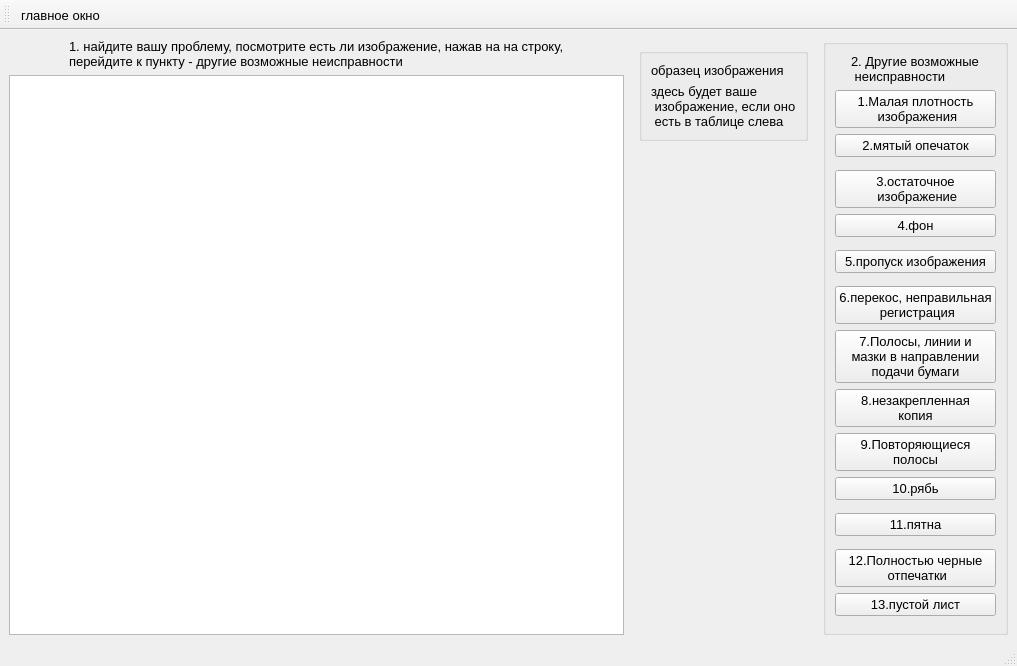
<?xml version="1.0" encoding="UTF-8"?>
<ui version="4.0">
 <class>mqualitu</class>
 <widget class="QMainWindow" name="mqualitu">
  <property name="geometry">
   <rect>
    <x>0</x>
    <y>0</y>
    <width>1017</width>
    <height>666</height>
   </rect>
  </property>
  <property name="font">
   <font>
    <pointsize>10</pointsize>
   </font>
  </property>
  <property name="windowTitle">
   <string>Некачественное изображение при дефекте лазерной печати</string>
  </property>
  <widget class="QWidget" name="centralwidget">
   <layout class="QGridLayout" name="gridLayout">
    <item row="0" column="0">
     <layout class="QHBoxLayout" name="horizontalLayout">
      <item>
       <layout class="QVBoxLayout" name="verticalLayout">
        <item alignment="Qt::AlignHCenter">
         <widget class="QLabel" name="label_2">
          <property name="midLineWidth">
           <number>2</number>
          </property>
          <property name="text">
           <string>1. найдите вашу проблему, посмотрите есть ли изображение, нажав на на строку, 
перейдите к пункту - другие возможные неисправности</string>
          </property>
         </widget>
        </item>
        <item>
         <widget class="QTableView" name="qualitypictures">
          <property name="font">
           <font>
            <pointsize>10</pointsize>
           </font>
          </property>
          <property name="midLineWidth">
           <number>1</number>
          </property>
          <property name="sizeAdjustPolicy">
           <enum>QAbstractScrollArea::AdjustToContents</enum>
          </property>
          <property name="autoScrollMargin">
           <number>16</number>
          </property>
          <property name="selectionBehavior">
           <enum>QAbstractItemView::SelectItems</enum>
          </property>
          <property name="verticalScrollMode">
           <enum>QAbstractItemView::ScrollPerItem</enum>
          </property>
          <attribute name="horizontalHeaderVisible">
           <bool>false</bool>
          </attribute>
          <attribute name="horizontalHeaderCascadingSectionResizes">
           <bool>true</bool>
          </attribute>
          <attribute name="horizontalHeaderDefaultSectionSize">
           <number>290</number>
          </attribute>
          <attribute name="horizontalHeaderHighlightSections">
           <bool>true</bool>
          </attribute>
          <attribute name="horizontalHeaderShowSortIndicator" stdset="0">
           <bool>false</bool>
          </attribute>
          <attribute name="horizontalHeaderStretchLastSection">
           <bool>true</bool>
          </attribute>
          <attribute name="verticalHeaderVisible">
           <bool>false</bool>
          </attribute>
          <attribute name="verticalHeaderCascadingSectionResizes">
           <bool>false</bool>
          </attribute>
          <attribute name="verticalHeaderDefaultSectionSize">
           <number>60</number>
          </attribute>
          <attribute name="verticalHeaderHighlightSections">
           <bool>false</bool>
          </attribute>
         </widget>
        </item>
       </layout>
      </item>
      <item alignment="Qt::AlignRight">
       <widget class="QWidget" name="widget" native="true">
        <layout class="QVBoxLayout" name="verticalLayout_3">
         <item alignment="Qt::AlignTop">
          <widget class="QGroupBox" name="verticalGroupBox">
           <layout class="QVBoxLayout" name="verticalLayout_4">
            <item>
             <widget class="QLabel" name="label_3">
              <property name="text">
               <string>образец изображения</string>
              </property>
             </widget>
            </item>
            <item>
             <widget class="QLabel" name="lpic_2">
              <property name="text">
               <string>здесь будет ваше
 изображение, если оно
 есть в таблице слева</string>
              </property>
             </widget>
            </item>
           </layout>
          </widget>
         </item>
        </layout>
       </widget>
      </item>
      <item>
       <widget class="QGroupBox" name="groupBox">
        <layout class="QVBoxLayout" name="verticalLayout_2">
         <item alignment="Qt::AlignHCenter|Qt::AlignTop">
          <widget class="QLabel" name="label_5">
           <property name="font">
            <font>
             <pointsize>10</pointsize>
            </font>
           </property>
           <property name="text">
            <string>2. Другие возможные
 неисправности</string>
           </property>
          </widget>
         </item>
         <item alignment="Qt::AlignTop">
          <widget class="QPushButton" name="densityimage">
           <property name="text">
            <string>1.Малая плотность
 изображения</string>
           </property>
           <property name="icon">
            <iconset>
             <normaloff>pic/qual/mp.jpg</normaloff>pic/qual/mp.jpg</iconset>
           </property>
          </widget>
         </item>
         <item alignment="Qt::AlignTop">
          <widget class="QPushButton" name="mytop">
           <property name="text">
            <string>2.мятый опечаток</string>
           </property>
          </widget>
         </item>
         <item alignment="Qt::AlignTop">
          <widget class="QPushButton" name="edgeimage">
           <property name="text">
            <string>3.остаточное
 изображение</string>
           </property>
           <property name="icon">
            <iconset>
             <normaloff>pic/qual/o.jpg</normaloff>pic/qual/o.jpg</iconset>
           </property>
          </widget>
         </item>
         <item alignment="Qt::AlignTop">
          <widget class="QPushButton" name="fon">
           <property name="text">
            <string>4.фон</string>
           </property>
           <property name="icon">
            <iconset>
             <normaloff>pic/qual/fon.jpg</normaloff>pic/qual/fon.jpg</iconset>
           </property>
          </widget>
         </item>
         <item alignment="Qt::AlignTop">
          <widget class="QPushButton" name="empty">
           <property name="text">
            <string>5.пропуск изображения</string>
           </property>
           <property name="icon">
            <iconset>
             <normaloff>pic/qual/pim.jpg</normaloff>pic/qual/pim.jpg</iconset>
           </property>
          </widget>
         </item>
         <item alignment="Qt::AlignTop">
          <widget class="QPushButton" name="skew">
           <property name="text">
            <string>6.перекос, неправильная
 регистрация</string>
           </property>
           <property name="icon">
            <iconset>
             <normaloff>pic/qual/per.jpg</normaloff>pic/qual/per.jpg</iconset>
           </property>
          </widget>
         </item>
         <item alignment="Qt::AlignTop">
          <widget class="QPushButton" name="stripdir">
           <property name="text">
            <string>7.Полосы, линии и
мазки в направлении
подачи бумаги</string>
           </property>
           <property name="icon">
            <iconset>
             <normaloff>pic/qual/pollin.jpg</normaloff>pic/qual/pollin.jpg</iconset>
           </property>
          </widget>
         </item>
         <item alignment="Qt::AlignTop">
          <widget class="QPushButton" name="notpinnecopi">
           <property name="text">
            <string>8.незакрепленная
копия</string>
           </property>
           <property name="icon">
            <iconset>
             <normaloff>pic/qual/nk.jpg</normaloff>pic/qual/nk.jpg</iconset>
           </property>
          </widget>
         </item>
         <item alignment="Qt::AlignTop">
          <widget class="QPushButton" name="gorizontline">
           <property name="text">
            <string>9.Повторяющиеся
полосы</string>
           </property>
           <property name="icon">
            <iconset>
             <normaloff>pic/qual/pollin.jpg</normaloff>pic/qual/pollin.jpg</iconset>
           </property>
          </widget>
         </item>
         <item alignment="Qt::AlignTop">
          <widget class="QPushButton" name="ribe">
           <property name="text">
            <string>10.рябь</string>
           </property>
           <property name="icon">
            <iconset>
             <normaloff>pic/qual/rab.jpg</normaloff>pic/qual/rab.jpg</iconset>
           </property>
          </widget>
         </item>
         <item alignment="Qt::AlignTop">
          <widget class="QPushButton" name="pytna">
           <property name="text">
            <string>11.пятна</string>
           </property>
           <property name="icon">
            <iconset>
             <normaloff>pic/qual/пятна.jpg</normaloff>pic/qual/пятна.jpg</iconset>
           </property>
          </widget>
         </item>
         <item alignment="Qt::AlignTop">
          <widget class="QPushButton" name="prints">
           <property name="text">
            <string>12.Полностью черные
 отпечатки</string>
           </property>
           <property name="icon">
            <iconset>
             <normaloff>pic/qual/cherop.jpg</normaloff>pic/qual/cherop.jpg</iconset>
           </property>
          </widget>
         </item>
         <item alignment="Qt::AlignTop">
          <widget class="QPushButton" name="emptyimage">
           <property name="text">
            <string>13.пустой лист</string>
           </property>
           <property name="icon">
            <iconset>
             <normaloff>pic/qual/empty.jpg</normaloff>pic/qual/empty.jpg</iconset>
           </property>
          </widget>
         </item>
        </layout>
       </widget>
      </item>
     </layout>
    </item>
   </layout>
  </widget>
  <widget class="QMenuBar" name="menubar">
   <property name="geometry">
    <rect>
     <x>0</x>
     <y>0</y>
     <width>1017</width>
     <height>21</height>
    </rect>
   </property>
  </widget>
  <widget class="QStatusBar" name="statusbar"/>
  <widget class="QToolBar" name="toolBar">
   <property name="windowTitle">
    <string>toolBar</string>
   </property>
   <attribute name="toolBarArea">
    <enum>TopToolBarArea</enum>
   </attribute>
   <attribute name="toolBarBreak">
    <bool>false</bool>
   </attribute>
   <addaction name="main"/>
  </widget>
  <action name="main">
   <property name="icon">
    <iconset>
     <normaloff>icon/menu.png</normaloff>icon/menu.png</iconset>
   </property>
   <property name="text">
    <string>главное окно</string>
   </property>
   <property name="toolTip">
    <string>главное меню</string>
   </property>
  </action>
 </widget>
 <resources/>
 <connections/>
</ui>
